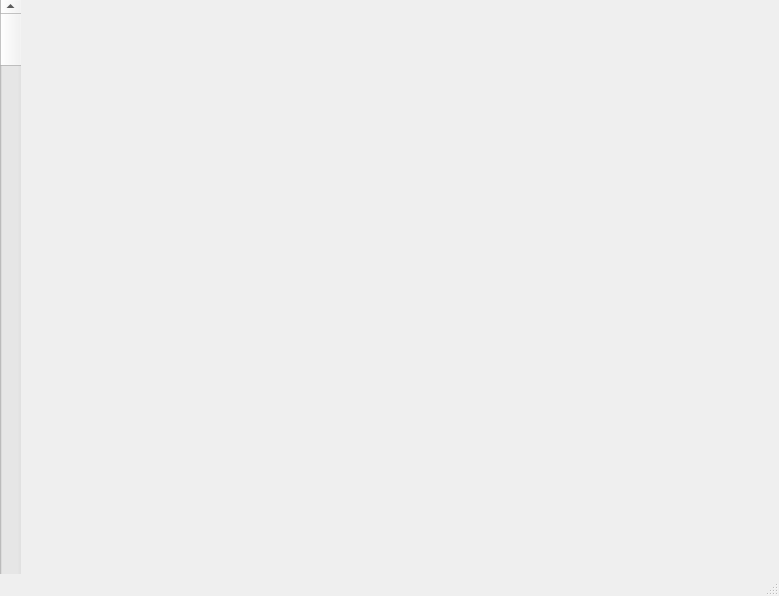
<?xml version="1.0" encoding="UTF-8"?>
<ui version="4.0">
 <class>MainWindow</class>
 <widget class="QMainWindow" name="MainWindow">
  <property name="geometry">
   <rect>
    <x>0</x>
    <y>0</y>
    <width>779</width>
    <height>596</height>
   </rect>
  </property>
  <property name="windowTitle">
   <string>MainWindow</string>
  </property>
  <widget class="QWidget" name="centralwidget">
   <widget class="QScrollBar" name="verticalScrollBar">
    <property name="geometry">
     <rect>
      <x>0</x>
      <y>0</y>
      <width>21</width>
      <height>591</height>
     </rect>
    </property>
    <property name="orientation">
     <enum>Qt::Vertical</enum>
    </property>
   </widget>
  </widget>
  <widget class="QStatusBar" name="statusbar"/>
 </widget>
 <resources/>
 <connections/>
</ui>
